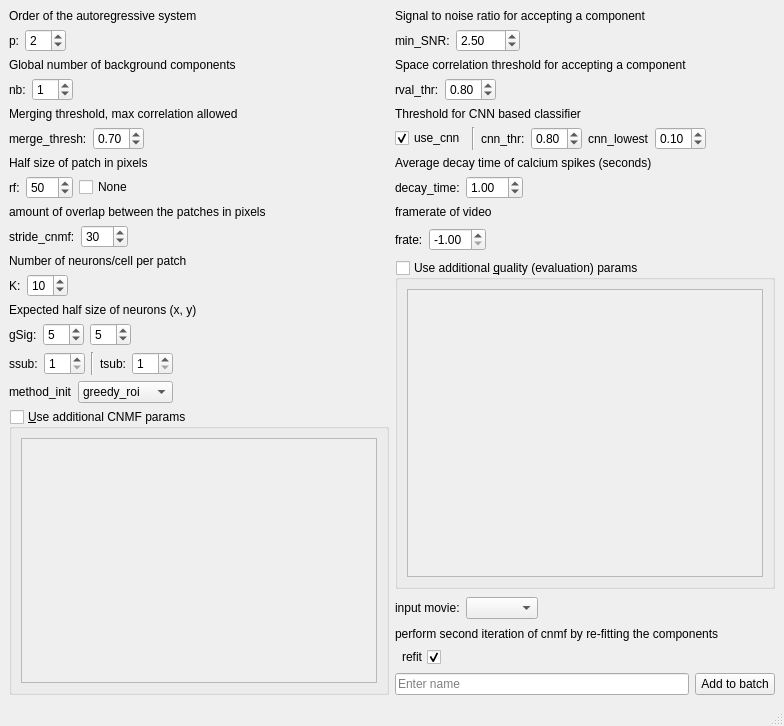
<?xml version="1.0" encoding="UTF-8"?>
<ui version="4.0">
 <class>CNMFParmsWindow</class>
 <widget class="QMainWindow" name="CNMFParmsWindow">
  <property name="geometry">
   <rect>
    <x>0</x>
    <y>0</y>
    <width>784</width>
    <height>726</height>
   </rect>
  </property>
  <property name="windowTitle">
   <string>cnmf params</string>
  </property>
  <widget class="QWidget" name="centralwidget">
   <layout class="QHBoxLayout" name="horizontalLayout_6">
    <item>
     <layout class="QVBoxLayout" name="verticalLayout">
      <item>
       <widget class="QLabel" name="label_22">
        <property name="text">
         <string>Order of the autoregressive system</string>
        </property>
       </widget>
      </item>
      <item>
       <layout class="QHBoxLayout" name="horizontalLayout">
        <item>
         <widget class="QLabel" name="label">
          <property name="text">
           <string>p:</string>
          </property>
         </widget>
        </item>
        <item>
         <widget class="QSpinBox" name="spinBoxP">
          <property name="minimum">
           <number>0</number>
          </property>
          <property name="maximum">
           <number>10</number>
          </property>
          <property name="singleStep">
           <number>1</number>
          </property>
          <property name="value">
           <number>2</number>
          </property>
         </widget>
        </item>
        <item>
         <spacer name="horizontalSpacer">
          <property name="orientation">
           <enum>Qt::Horizontal</enum>
          </property>
          <property name="sizeHint" stdset="0">
           <size>
            <width>40</width>
            <height>20</height>
           </size>
          </property>
         </spacer>
        </item>
       </layout>
      </item>
      <item>
       <widget class="QLabel" name="label_28">
        <property name="text">
         <string>Global number of background components</string>
        </property>
       </widget>
      </item>
      <item>
       <layout class="QHBoxLayout" name="horizontalLayout_19">
        <item>
         <widget class="QLabel" name="label_27">
          <property name="text">
           <string>nb:</string>
          </property>
         </widget>
        </item>
        <item>
         <widget class="QSpinBox" name="spinBoxnb">
          <property name="maximum">
           <number>99</number>
          </property>
          <property name="value">
           <number>1</number>
          </property>
         </widget>
        </item>
        <item>
         <spacer name="horizontalSpacer_12">
          <property name="orientation">
           <enum>Qt::Horizontal</enum>
          </property>
          <property name="sizeHint" stdset="0">
           <size>
            <width>40</width>
            <height>20</height>
           </size>
          </property>
         </spacer>
        </item>
       </layout>
      </item>
      <item>
       <widget class="QLabel" name="label_11">
        <property name="text">
         <string>Merging threshold, max correlation allowed</string>
        </property>
       </widget>
      </item>
      <item>
       <layout class="QHBoxLayout" name="horizontalLayout_7">
        <item>
         <widget class="QLabel" name="label_10">
          <property name="text">
           <string>merge_thresh:</string>
          </property>
         </widget>
        </item>
        <item>
         <widget class="QDoubleSpinBox" name="doubleSpinBoxMergeThresh">
          <property name="maximum">
           <double>1.000000000000000</double>
          </property>
          <property name="singleStep">
           <double>0.050000000000000</double>
          </property>
          <property name="value">
           <double>0.700000000000000</double>
          </property>
         </widget>
        </item>
        <item>
         <spacer name="horizontalSpacer_5">
          <property name="orientation">
           <enum>Qt::Horizontal</enum>
          </property>
          <property name="sizeHint" stdset="0">
           <size>
            <width>40</width>
            <height>20</height>
           </size>
          </property>
         </spacer>
        </item>
       </layout>
      </item>
      <item>
       <widget class="QLabel" name="label_24">
        <property name="text">
         <string>Half size of patch in pixels</string>
        </property>
       </widget>
      </item>
      <item>
       <layout class="QHBoxLayout" name="horizontalLayout_13">
        <item>
         <widget class="QLabel" name="label_21">
          <property name="text">
           <string>rf:</string>
          </property>
         </widget>
        </item>
        <item>
         <widget class="QSpinBox" name="spinBoxRf">
          <property name="maximum">
           <number>999</number>
          </property>
          <property name="value">
           <number>50</number>
          </property>
         </widget>
        </item>
        <item>
         <widget class="QCheckBox" name="checkBoxRfNone">
          <property name="toolTip">
           <string>Set `rf` as `None`</string>
          </property>
          <property name="text">
           <string>None</string>
          </property>
         </widget>
        </item>
        <item>
         <spacer name="horizontalSpacer_10">
          <property name="orientation">
           <enum>Qt::Horizontal</enum>
          </property>
          <property name="sizeHint" stdset="0">
           <size>
            <width>40</width>
            <height>20</height>
           </size>
          </property>
         </spacer>
        </item>
       </layout>
      </item>
      <item>
       <widget class="QLabel" name="label_13">
        <property name="text">
         <string>amount of overlap between the patches in pixels</string>
        </property>
       </widget>
      </item>
      <item>
       <layout class="QHBoxLayout" name="horizontalLayout_8">
        <item>
         <widget class="QLabel" name="label_12">
          <property name="text">
           <string>stride_cnmf:</string>
          </property>
         </widget>
        </item>
        <item>
         <widget class="QSpinBox" name="spinBoxStrideCNMF">
          <property name="maximum">
           <number>999</number>
          </property>
          <property name="value">
           <number>30</number>
          </property>
         </widget>
        </item>
        <item>
         <spacer name="horizontalSpacer_6">
          <property name="orientation">
           <enum>Qt::Horizontal</enum>
          </property>
          <property name="sizeHint" stdset="0">
           <size>
            <width>40</width>
            <height>20</height>
           </size>
          </property>
         </spacer>
        </item>
       </layout>
      </item>
      <item>
       <widget class="QLabel" name="label_32">
        <property name="text">
         <string>Number of neurons/cell per patch</string>
        </property>
       </widget>
      </item>
      <item>
       <layout class="QHBoxLayout" name="horizontalLayout_21">
        <item>
         <widget class="QLabel" name="label_31">
          <property name="text">
           <string>K:</string>
          </property>
         </widget>
        </item>
        <item>
         <widget class="QSpinBox" name="spinBoxK">
          <property name="minimum">
           <number>1</number>
          </property>
          <property name="value">
           <number>10</number>
          </property>
         </widget>
        </item>
        <item>
         <spacer name="horizontalSpacer_14">
          <property name="orientation">
           <enum>Qt::Horizontal</enum>
          </property>
          <property name="sizeHint" stdset="0">
           <size>
            <width>40</width>
            <height>20</height>
           </size>
          </property>
         </spacer>
        </item>
       </layout>
      </item>
      <item>
       <widget class="QLabel" name="label_33">
        <property name="text">
         <string>Expected half size of neurons (x, y)</string>
        </property>
       </widget>
      </item>
      <item>
       <layout class="QHBoxLayout" name="horizontalLayout_22">
        <item>
         <widget class="QLabel" name="label_34">
          <property name="text">
           <string>gSig:</string>
          </property>
         </widget>
        </item>
        <item>
         <widget class="QSpinBox" name="spinBox_gSig_x">
          <property name="minimum">
           <number>1</number>
          </property>
          <property name="value">
           <number>5</number>
          </property>
         </widget>
        </item>
        <item>
         <widget class="QSpinBox" name="spinBox_gSig_y">
          <property name="minimum">
           <number>1</number>
          </property>
          <property name="value">
           <number>5</number>
          </property>
         </widget>
        </item>
        <item>
         <spacer name="horizontalSpacer_4">
          <property name="orientation">
           <enum>Qt::Horizontal</enum>
          </property>
          <property name="sizeHint" stdset="0">
           <size>
            <width>40</width>
            <height>20</height>
           </size>
          </property>
         </spacer>
        </item>
        <item>
         <spacer name="horizontalSpacer_15">
          <property name="orientation">
           <enum>Qt::Horizontal</enum>
          </property>
          <property name="sizeHint" stdset="0">
           <size>
            <width>40</width>
            <height>20</height>
           </size>
          </property>
         </spacer>
        </item>
       </layout>
      </item>
      <item>
       <layout class="QHBoxLayout" name="horizontalLayout_23">
        <item>
         <widget class="QLabel" name="label_35">
          <property name="text">
           <string>ssub:</string>
          </property>
         </widget>
        </item>
        <item>
         <widget class="QSpinBox" name="spinBox_ssub">
          <property name="minimum">
           <number>1</number>
          </property>
          <property name="value">
           <number>1</number>
          </property>
         </widget>
        </item>
        <item>
         <widget class="Line" name="line">
          <property name="orientation">
           <enum>Qt::Vertical</enum>
          </property>
         </widget>
        </item>
        <item>
         <widget class="QLabel" name="label_36">
          <property name="text">
           <string>tsub:</string>
          </property>
         </widget>
        </item>
        <item>
         <widget class="QSpinBox" name="spinBox_tsub">
          <property name="minimum">
           <number>1</number>
          </property>
          <property name="singleStep">
           <number>1</number>
          </property>
          <property name="value">
           <number>1</number>
          </property>
         </widget>
        </item>
        <item>
         <spacer name="horizontalSpacer_17">
          <property name="orientation">
           <enum>Qt::Horizontal</enum>
          </property>
          <property name="sizeHint" stdset="0">
           <size>
            <width>40</width>
            <height>20</height>
           </size>
          </property>
         </spacer>
        </item>
       </layout>
      </item>
      <item>
       <layout class="QHBoxLayout" name="horizontalLayout_4">
        <item>
         <widget class="QLabel" name="label_4">
          <property name="text">
           <string>method_init</string>
          </property>
         </widget>
        </item>
        <item>
         <widget class="QComboBox" name="comboBox_method_init">
          <item>
           <property name="text">
            <string>greedy_roi</string>
           </property>
          </item>
          <item>
           <property name="text">
            <string>sparse_nmf</string>
           </property>
          </item>
         </widget>
        </item>
        <item>
         <spacer name="horizontalSpacer_13">
          <property name="orientation">
           <enum>Qt::Horizontal</enum>
          </property>
          <property name="sizeHint" stdset="0">
           <size>
            <width>40</width>
            <height>20</height>
           </size>
          </property>
         </spacer>
        </item>
       </layout>
      </item>
      <item>
       <widget class="QGroupBox" name="groupBox_cnmf_kwargs">
        <property name="toolTip">
         <string>You can enter additional kwargs to pass for CNMF instantiation.
Use single quotes for strings, do not use double quotes.</string>
        </property>
        <property name="statusTip">
         <string/>
        </property>
        <property name="title">
         <string>&amp;Use additional CNMF params</string>
        </property>
        <property name="checkable">
         <bool>true</bool>
        </property>
        <property name="checked">
         <bool>false</bool>
        </property>
        <layout class="QVBoxLayout" name="verticalLayout_3">
         <item>
          <widget class="QPlainTextEdit" name="plainTextEdit_cnmf_kwargs">
           <property name="toolTip">
            <string>You can enter additional kwargs to pass for CNMF instantiation.
Use single quotes for strings, do not use double quotes.</string>
           </property>
          </widget>
         </item>
        </layout>
       </widget>
      </item>
     </layout>
    </item>
    <item>
     <layout class="QVBoxLayout" name="verticalLayout_2">
      <item>
       <widget class="QLabel" name="label_20">
        <property name="text">
         <string>Signal to noise ratio for accepting a component</string>
        </property>
       </widget>
      </item>
      <item>
       <layout class="QHBoxLayout" name="horizontalLayout_14">
        <item>
         <widget class="QLabel" name="label_23">
          <property name="text">
           <string>min_SNR:</string>
          </property>
         </widget>
        </item>
        <item>
         <widget class="QDoubleSpinBox" name="doubleSpinBoxMinSNR">
          <property name="maximum">
           <double>100.000000000000000</double>
          </property>
          <property name="singleStep">
           <double>0.250000000000000</double>
          </property>
          <property name="value">
           <double>2.500000000000000</double>
          </property>
         </widget>
        </item>
        <item>
         <spacer name="horizontalSpacer_11">
          <property name="orientation">
           <enum>Qt::Horizontal</enum>
          </property>
          <property name="sizeHint" stdset="0">
           <size>
            <width>40</width>
            <height>20</height>
           </size>
          </property>
         </spacer>
        </item>
       </layout>
      </item>
      <item>
       <widget class="QLabel" name="label_14">
        <property name="text">
         <string>Space correlation threshold for accepting a component</string>
        </property>
       </widget>
      </item>
      <item>
       <layout class="QHBoxLayout" name="horizontalLayout_9">
        <item>
         <widget class="QLabel" name="label_15">
          <property name="text">
           <string>rval_thr:</string>
          </property>
         </widget>
        </item>
        <item>
         <widget class="QDoubleSpinBox" name="doubleSpinBoxRvalThr">
          <property name="maximum">
           <double>1.000000000000000</double>
          </property>
          <property name="singleStep">
           <double>0.050000000000000</double>
          </property>
          <property name="value">
           <double>0.800000000000000</double>
          </property>
         </widget>
        </item>
        <item>
         <spacer name="horizontalSpacer_7">
          <property name="orientation">
           <enum>Qt::Horizontal</enum>
          </property>
          <property name="sizeHint" stdset="0">
           <size>
            <width>40</width>
            <height>20</height>
           </size>
          </property>
         </spacer>
        </item>
       </layout>
      </item>
      <item>
       <widget class="QLabel" name="label_25">
        <property name="text">
         <string>Threshold for CNN based classifier</string>
        </property>
       </widget>
      </item>
      <item>
       <layout class="QHBoxLayout" name="horizontalLayout_15">
        <item>
         <widget class="QCheckBox" name="checkBoxUseCNN">
          <property name="text">
           <string>use_cnn</string>
          </property>
          <property name="checked">
           <bool>true</bool>
          </property>
         </widget>
        </item>
        <item>
         <widget class="Line" name="line_2">
          <property name="orientation">
           <enum>Qt::Vertical</enum>
          </property>
         </widget>
        </item>
        <item>
         <widget class="QLabel" name="label_26">
          <property name="text">
           <string>cnn_thr:</string>
          </property>
         </widget>
        </item>
        <item>
         <widget class="QDoubleSpinBox" name="doubleSpinBoxCNNThr">
          <property name="maximum">
           <double>1.000000000000000</double>
          </property>
          <property name="singleStep">
           <double>0.050000000000000</double>
          </property>
          <property name="value">
           <double>0.800000000000000</double>
          </property>
         </widget>
        </item>
        <item>
         <widget class="QLabel" name="label_3">
          <property name="text">
           <string>cnn_lowest</string>
          </property>
         </widget>
        </item>
        <item>
         <widget class="QDoubleSpinBox" name="doubleSpinBox_cnn_lowest">
          <property name="maximum">
           <double>1.000000000000000</double>
          </property>
          <property name="singleStep">
           <double>0.050000000000000</double>
          </property>
          <property name="value">
           <double>0.100000000000000</double>
          </property>
         </widget>
        </item>
        <item>
         <spacer name="horizontalSpacer_16">
          <property name="orientation">
           <enum>Qt::Horizontal</enum>
          </property>
          <property name="sizeHint" stdset="0">
           <size>
            <width>40</width>
            <height>20</height>
           </size>
          </property>
         </spacer>
        </item>
       </layout>
      </item>
      <item>
       <widget class="QLabel" name="label_17">
        <property name="text">
         <string>Average decay time of calcium spikes (seconds)</string>
        </property>
       </widget>
      </item>
      <item>
       <layout class="QHBoxLayout" name="horizontalLayout_10">
        <item>
         <widget class="QLabel" name="label_16">
          <property name="text">
           <string>decay_time:</string>
          </property>
         </widget>
        </item>
        <item>
         <widget class="QDoubleSpinBox" name="spinBoxDecayTime">
          <property name="singleStep">
           <double>0.500000000000000</double>
          </property>
          <property name="value">
           <double>1.000000000000000</double>
          </property>
         </widget>
        </item>
        <item>
         <spacer name="horizontalSpacer_8">
          <property name="orientation">
           <enum>Qt::Horizontal</enum>
          </property>
          <property name="sizeHint" stdset="0">
           <size>
            <width>40</width>
            <height>20</height>
           </size>
          </property>
         </spacer>
        </item>
       </layout>
      </item>
      <item>
       <widget class="QLabel" name="label_19">
        <property name="text">
         <string>framerate of video</string>
        </property>
       </widget>
      </item>
      <item>
       <layout class="QHBoxLayout" name="horizontalLayout_3">
        <item>
         <widget class="QLabel" name="label_18">
          <property name="text">
           <string>frate:</string>
          </property>
         </widget>
        </item>
        <item>
         <widget class="QDoubleSpinBox" name="doubleSpinBoxFrameRate">
          <property name="minimum">
           <double>-1.000000000000000</double>
          </property>
          <property name="value">
           <double>-1.000000000000000</double>
          </property>
         </widget>
        </item>
        <item>
         <spacer name="horizontalSpacer_9">
          <property name="orientation">
           <enum>Qt::Horizontal</enum>
          </property>
          <property name="sizeHint" stdset="0">
           <size>
            <width>37</width>
            <height>29</height>
           </size>
          </property>
         </spacer>
        </item>
       </layout>
      </item>
      <item>
       <widget class="QGroupBox" name="groupBox_eval_kwargs">
        <property name="toolTip">
         <string>You can enter additional parameters to use for component evaluation.
Use single quotes for strings, do not use double quotes</string>
        </property>
        <property name="title">
         <string>Use additional &amp;quality (evaluation) params</string>
        </property>
        <property name="checkable">
         <bool>true</bool>
        </property>
        <property name="checked">
         <bool>false</bool>
        </property>
        <layout class="QVBoxLayout" name="verticalLayout_5">
         <item>
          <widget class="QPlainTextEdit" name="plainTextEdit_eval_kwargs">
           <property name="toolTip">
            <string>You can enter additional parameters to use for component evaluation.
Use single quotes for strings, do not use double quotes</string>
           </property>
          </widget>
         </item>
        </layout>
       </widget>
      </item>
      <item>
       <layout class="QHBoxLayout" name="horizontalLayout_5">
        <item>
         <widget class="QLabel" name="label_29">
          <property name="text">
           <string>input movie:</string>
          </property>
         </widget>
        </item>
        <item>
         <widget class="QComboBox" name="comboBox"/>
        </item>
        <item>
         <spacer name="horizontalSpacer_18">
          <property name="orientation">
           <enum>Qt::Horizontal</enum>
          </property>
          <property name="sizeHint" stdset="0">
           <size>
            <width>34</width>
            <height>26</height>
           </size>
          </property>
         </spacer>
        </item>
       </layout>
      </item>
      <item>
       <widget class="QLabel" name="label_2">
        <property name="text">
         <string>perform second iteration of cnmf by re-fitting the components</string>
        </property>
       </widget>
      </item>
      <item>
       <layout class="QHBoxLayout" name="horizontalLayout_2">
        <item>
         <widget class="QCheckBox" name="checkBoxRefit">
          <property name="layoutDirection">
           <enum>Qt::RightToLeft</enum>
          </property>
          <property name="text">
           <string>refit</string>
          </property>
          <property name="checked">
           <bool>true</bool>
          </property>
         </widget>
        </item>
        <item>
         <spacer name="horizontalSpacer_2">
          <property name="orientation">
           <enum>Qt::Horizontal</enum>
          </property>
          <property name="sizeHint" stdset="0">
           <size>
            <width>40</width>
            <height>20</height>
           </size>
          </property>
         </spacer>
        </item>
       </layout>
      </item>
      <item>
       <layout class="QHBoxLayout" name="horizontalLayout_11">
        <item>
         <widget class="QLineEdit" name="lineEdName">
          <property name="placeholderText">
           <string>Enter name</string>
          </property>
         </widget>
        </item>
        <item>
         <widget class="QPushButton" name="btnAddToBatchCNMF">
          <property name="text">
           <string>Add to batch</string>
          </property>
         </widget>
        </item>
       </layout>
      </item>
     </layout>
    </item>
   </layout>
  </widget>
  <widget class="QMenuBar" name="menubar">
   <property name="geometry">
    <rect>
     <x>0</x>
     <y>0</y>
     <width>784</width>
     <height>22</height>
    </rect>
   </property>
  </widget>
  <widget class="QStatusBar" name="statusbar"/>
 </widget>
 <tabstops>
  <tabstop>spinBoxP</tabstop>
  <tabstop>spinBoxnb</tabstop>
  <tabstop>doubleSpinBoxMergeThresh</tabstop>
  <tabstop>spinBoxRf</tabstop>
  <tabstop>checkBoxRfNone</tabstop>
  <tabstop>spinBoxStrideCNMF</tabstop>
  <tabstop>spinBoxK</tabstop>
  <tabstop>spinBox_gSig_x</tabstop>
  <tabstop>spinBox_gSig_y</tabstop>
  <tabstop>spinBox_ssub</tabstop>
  <tabstop>spinBox_tsub</tabstop>
  <tabstop>comboBox_method_init</tabstop>
  <tabstop>groupBox_cnmf_kwargs</tabstop>
  <tabstop>plainTextEdit_cnmf_kwargs</tabstop>
  <tabstop>doubleSpinBoxMinSNR</tabstop>
  <tabstop>doubleSpinBoxRvalThr</tabstop>
  <tabstop>checkBoxUseCNN</tabstop>
  <tabstop>doubleSpinBoxCNNThr</tabstop>
  <tabstop>doubleSpinBox_cnn_lowest</tabstop>
  <tabstop>spinBoxDecayTime</tabstop>
  <tabstop>doubleSpinBoxFrameRate</tabstop>
  <tabstop>groupBox_eval_kwargs</tabstop>
  <tabstop>plainTextEdit_eval_kwargs</tabstop>
  <tabstop>comboBox</tabstop>
  <tabstop>checkBoxRefit</tabstop>
  <tabstop>lineEdName</tabstop>
  <tabstop>btnAddToBatchCNMF</tabstop>
 </tabstops>
 <resources/>
 <connections/>
</ui>
